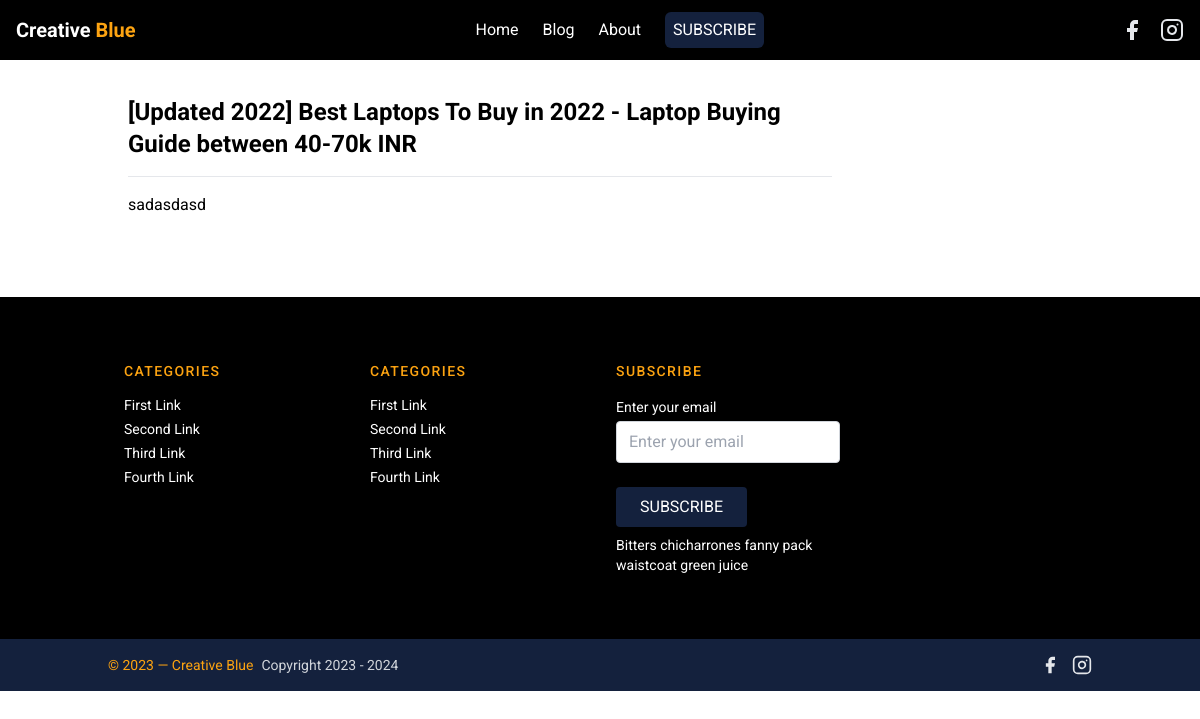
The app's page /blog/post/19/ with its own data.
### blog/models.py (models this page shows, shortened)
class Post(models.Model):
    post_id = models.AutoField(auto_created=True, primary_key=True)
    post_tag = models.CharField(max_length=40, default="")
    post_title = models.CharField(max_length=200, default="")
    post_thumbnail = models.ImageField(upload_to="Images", default="")
    post_content = models.TextField(max_length=10000, default="")
    timestamp = models.DateField(auto_now_add=True)

### blog/views.py (the view)
# urls.py: path("blog/post/<int:id>/", views.post, name="Post"),
def post(request, id):
    if len(Post.objects.all()) > 2:
        topRated = Post.objects.all()[:3]
    else:
        topRated = Post.objects.all()
    post = Post.objects.filter(post_id=id)
    params = {"post": post, "topRated": topRated}
    return render(request, "post.html", params)

### blog/templates/post.html (shortened to what this page needs)
{% extends 'base.html' %}
{% block css %}
{% load static %}
<link rel="stylesheet" href="{% static 'Styles/default.css' %}" !important>
{% endblock css %}
{% block body %}
<section class="min-h-[100vh] pt-24 pb-16 px-4 sm:px-12 mr-0 ml-0 sm:ml-8 md:ml-20 sm:mr-32 md:mr-64 lg:mr-80">
    <h1 class="text-2xl font-bold h-34"> {{post.0.post_title}} </h1> <hr class="mt-4">
    <div class="post-body mt-4">
        {{ post.0.post_content|safe }}
    </div>
</section>
{% endblock body %}

### staticfiles/Styles/base.css (style rules this page uses)
*,:before,:after { box-sizing:border-box;border-width:0;border-style:solid;border-color:#e5e7eb }
:before,:after { --tw-content: "" }
html { line-height:1.5;-webkit-text-size-adjust:100%;-moz-tab-size:4;-o-tab-size:4;tab-size:4;font-family:ui-sans-serif,system-ui,-apple-system,BlinkMacSystemFont,Segoe UI,Roboto,Helvetica Neue,Arial,Noto Sans,sans-serif,"Apple Color Emoji","Segoe UI Emoji",Segoe UI Symbol,"Noto Color Emoji" }
body { margin:0;line-height:inherit }
hr { height:0;color:inherit;border-top-width:1px }
h1,h2,h3,h4,h5,h6 { font-size:inherit;font-weight:inherit }
blockquote,dl,dd,h1,h2,h3,h4,h5,h6,hr,figure,p,pre { margin:0 }
*,:before,:after { --tw-border-spacing-x: 0;--tw-border-spacing-y: 0;--tw-translate-x: 0;--tw-translate-y: 0;--tw-rotate: 0;--tw-skew-x: 0;--tw-skew-y: 0;--tw-scale-x: 1;--tw-scale-y: 1;--tw-pan-x: ;--tw-pan-y: ;--tw-pinch-zoom: ;--tw-scroll-snap-strictness: proximity;--tw-ordinal: ;--tw-slashed-zero: ;--tw-numeric-figure: ;--tw-numeric-spacing: ;--tw-numeric-fraction: ;--tw-ring-inset: ;--tw-ring-offset-width: 0px;--tw-ring-offset-color: #fff;--tw-ring-color: rgb(59 130 246 / .5);--tw-ring-offset-shadow: 0 0 #0000;--tw-ring-shadow: 0 0 #0000;--tw-shadow: 0 0 #0000;--tw-shadow-colored: 0 0 #0000;--tw-blur: ;--tw-brightness: ;--tw-contrast: ;--tw-grayscale: ;--tw-hue-rotate: ;--tw-invert: ;--tw-saturate: ;--tw-sepia: ;--tw-drop-shadow: ;--tw-backdrop-blur: ;--tw-backdrop-brightness: ;--tw-backdrop-contrast: ;--tw-backdrop-grayscale: ;--tw-backdrop-hue-rotate: ;--tw-backdrop-invert: ;--tw-backdrop-opacity: ;--tw-backdrop-saturate: ;--tw-backdrop-sepia: }
.mr-0 { margin-right:0 }
.ml-0 { margin-left:0 }
.mt-4 { margin-top:1rem }
.min-h-\[100vh\] { min-height:100vh }
.px-4 { padding-left:1rem;padding-right:1rem }
.pt-24 { padding-top:6rem }
.pb-16 { padding-bottom:4rem }
.text-2xl { font-size:1.5rem;line-height:2rem }
.font-bold { font-weight:700 }
@media (min-width: 640px) { .sm\:ml-8 { margin-left:2rem } }
@media (min-width: 640px) { .sm\:mr-32 { margin-right:8rem } }
@media (min-width: 640px) { .sm\:px-12 { padding-left:3rem;padding-right:3rem } }
@media (min-width: 768px) { .md\:ml-20 { margin-left:5rem } }
@media (min-width: 768px) { .md\:mr-64 { margin-right:16rem } }
@media (min-width: 1024px) { .lg\:mr-80 { margin-right:20rem } }

### staticfiles/Styles/default.css (style rules this page uses)
.post-body p { display: block !important; margin-top: 1em !important; margin-bottom: 1em !important; margin-left: 0 !important; margin-right: 0 !important; }

### records on screen
Post: post_title "[Updated 2022] Best Laptops To Buy in 2022 - Laptop Buying Guide between 40-70k INR", post_content "sadasdasd"
